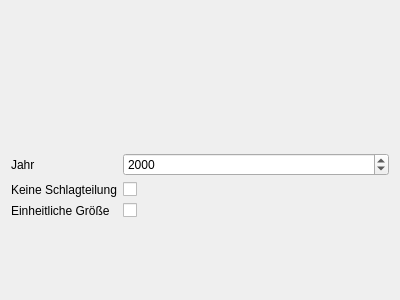
<?xml version="1.0" encoding="UTF-8"?>
<ui version="4.0">
 <class>Form</class>
 <widget class="QWidget" name="Form">
  <property name="geometry">
   <rect>
    <x>0</x>
    <y>0</y>
    <width>400</width>
    <height>300</height>
   </rect>
  </property>
  <property name="windowTitle">
   <string>Form</string>
  </property>
  <layout class="QVBoxLayout" name="verticalLayout">
   <item>
    <widget class="QWidget" name="widget" native="true"/>
   </item>
   <item>
    <layout class="QFormLayout" name="formLayout">
     <item row="0" column="0">
      <widget class="QLabel" name="label">
       <property name="text">
        <string>Jahr</string>
       </property>
      </widget>
     </item>
     <item row="1" column="0">
      <widget class="QLabel" name="label_2">
       <property name="text">
        <string>Keine Schlagteilung</string>
       </property>
      </widget>
     </item>
     <item row="1" column="1">
      <widget class="QCheckBox" name="checkBox">
       <property name="text">
        <string/>
       </property>
      </widget>
     </item>
     <item row="2" column="0">
      <widget class="QLabel" name="label_3">
       <property name="text">
        <string>Einheitliche Größe</string>
       </property>
      </widget>
     </item>
     <item row="2" column="1">
      <widget class="QCheckBox" name="checkBox_2">
       <property name="text">
        <string/>
       </property>
      </widget>
     </item>
     <item row="0" column="1">
      <widget class="QDateEdit" name="dateEdit">
       <property name="displayFormat">
        <string>yyyy</string>
       </property>
      </widget>
     </item>
    </layout>
   </item>
  </layout>
 </widget>
 <resources/>
 <connections/>
</ui>
